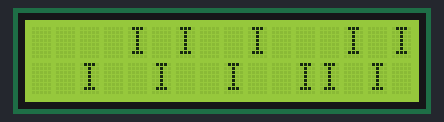
This sketch was run on a simulated Arduino Uno, built with avr-gcc and run on an emulated ATmega328P. Shown: 16×2 character LCD.

Above: at 0.1 s.
At 1.6 s:
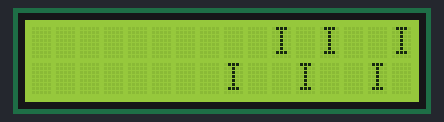
At 2.6 s:
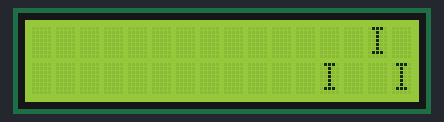
At 3.7 s:
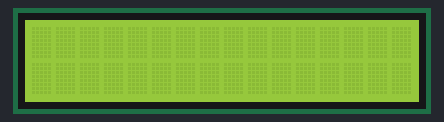
At 7.2 s:
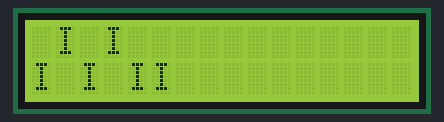
At 10.7 s:
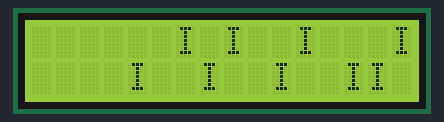

The sketch:

LCD_Control.ino
```cpp
#include <LiquidCrystal.h>

// initialize the library with the numbers of the interface pins
const int rs = 12, en = 11, d4 = 5, d5 = 4, d6 = 3, d7 = 2;
LiquidCrystal lcd(rs, en, d4, d5, d6, d7);
char text1[]="I  I  I  II I II";
char text2[]="  I I  I   I I  ";

void setup() {
  // set up the LCD's number of columns and rows:
  lcd.begin(16,2);
  lcd.clear();
}

void loop() {
  unsigned int i=0;
  // set the cursor to (0,0):

  lcd.setCursor(0, 1);
  lcd.print(text1);
  lcd.command(0x1C); //Scrolling text to Right

  lcd.setCursor(0, 0);
  lcd.print(text2);
  lcd.command(0x1C); //Scrolling text to Right

  // clear screen for the next loop:
 // lcd.clear();
delay(500);
}
```

Measured:
- by itself, everything shown: repeats every 10.1 s, in 16 steps
- what the display in image 1 shows lasts 0.5 s, from 1.6 s to 2.1 s
- what the display in image 3 shows lasts 2.5 s, from 3.6 s to 6.1 s
